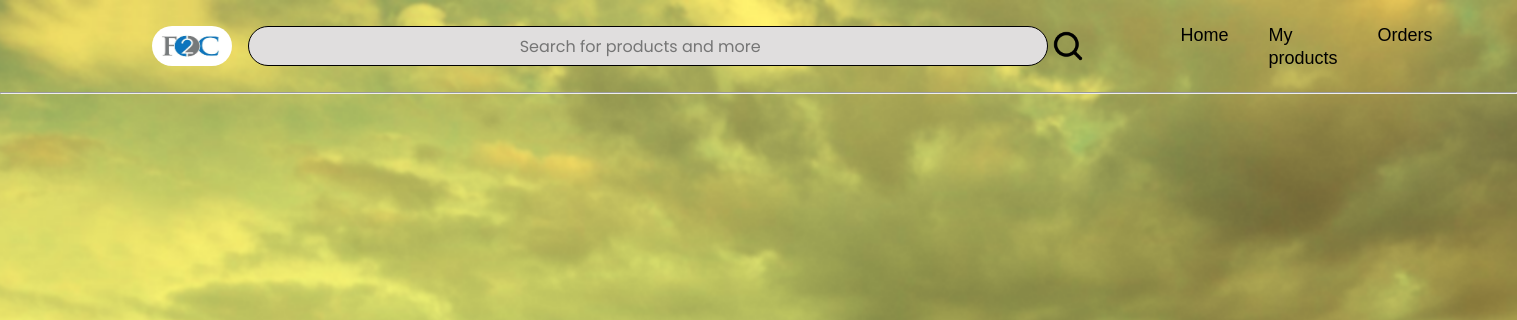
Before: /orders (signed in) with the older database file.
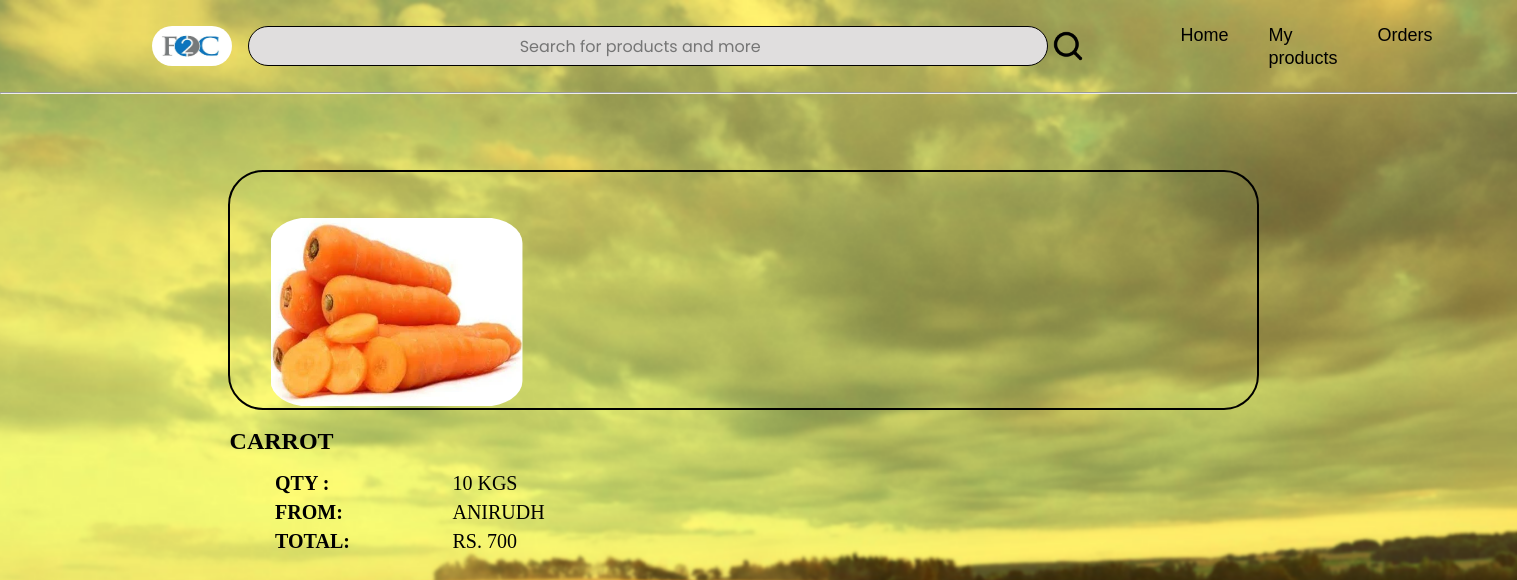
After: the same page with the newer database file.
### sales/models.py (models this page shows, shortened)
class Order(models.Model):
    customer = models.ForeignKey(Customer, on_delete=models.CASCADE)
    farmer = models.ForeignKey(Farmer, on_delete=models.CASCADE)
    crop = models.ForeignKey(Crop, on_delete=models.CASCADE)
    qty = models.IntegerField()
    order_date = models.DateTimeField(auto_now=False, auto_now_add=True)
    deliver_date = models.DateTimeField(auto_now=False, auto_now_add=True)
    delivered = models.BooleanField(default=False)
    total_price = models.FloatField(default=0,blank=True,null=True)

class Crop(models.Model):
    farmer_name = models.ForeignKey(Farmer, on_delete=models.CASCADE)
    crop_name = models.CharField(max_length=50)
    stock = models.IntegerField()
    cost = models.IntegerField()
    desc = models.TextField(blank=True, null=True)
    image = models.ImageField(upload_to='crop_images/')

class Customer(models.Model):
    name = models.ForeignKey(CustomUser, on_delete=models.CASCADE)
    phone_number = models.IntegerField()
    email = models.EmailField(max_length=254)
    city = models.CharField(max_length=50)

### authentication/models.py (models this page shows)
class CustomUser(AbstractUser):
    USER_TYPE_CHOICES = (
    (1, 'Farmer'),
    (2, 'Consumer'),
    )
    user_type = models.PositiveSmallIntegerField(choices=USER_TYPE_CHOICES,blank=True,null=True)
    def __str__(self):
      return self.username

### sales/views.py (the view)
# urls.py: path('orders',farmerOrders,name='farmerOrders')
def farmerOrders(request):
    user = CustomUser.objects.get(username=request.user)
    farmer = Farmer.objects.get(name=user)
    orders = Order.objects.filter(farmer=farmer)
    total_cost = 0
    for i in orders:
        total_cost += (i.crop.cost*i.qty)
    print(total_cost)
    context = {
        "orders":orders,
        "user_type":user.user_type,
        'total_cost':total_cost
    }
    return render(request,'sales/farmerOrders.html',context)

### sales/templates/sales/farmerOrders.html
{% extends 'sales/base_file.html' %}
{% block content %}
{% for order in orders %}
    <div class="bigBox">
        <img src="{{order.crop.image.url}}" class="imageOrders">
        <div class="detailOrder">
            <p class="p1">{{order.crop.crop_name}}</p>
            <div class="infoOrder">
                <p class="p2">qty :<br>From:<br>Total:</p>
                <p class="p3">{{order.qty}} kgs<br>{{order.customer.name}}<br>Rs. {{total_cost}}</p>
            </div>
        </div>
    </div>
{% endfor %}
{% endblock content %}

Changed rows visible on the page:
added Order: crop.image (picture), crop.crop_name "CARROT", qty "10", customer.name "ANIRUDH", total_cost "700"
